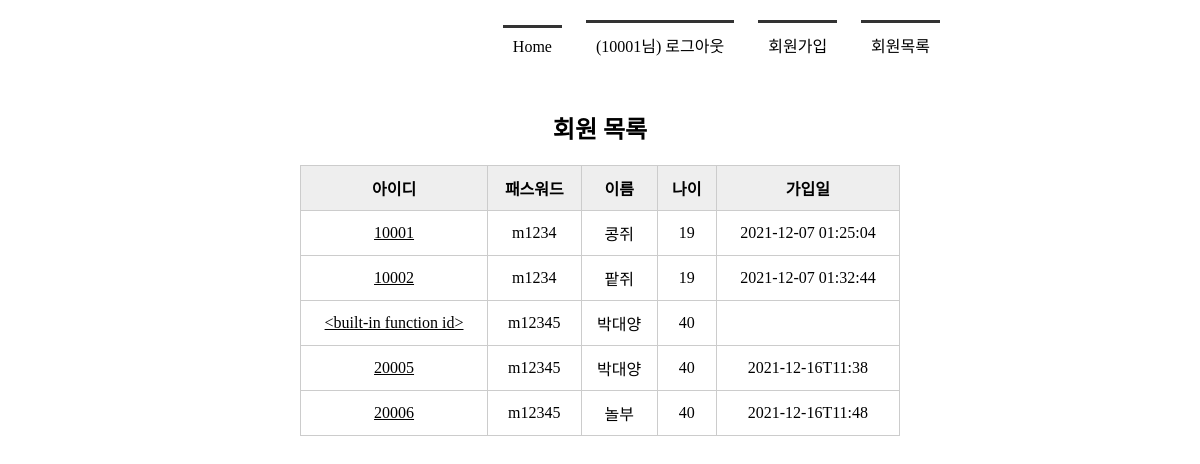
/memberlist (signed in), run on an earlier commit of the app's database.
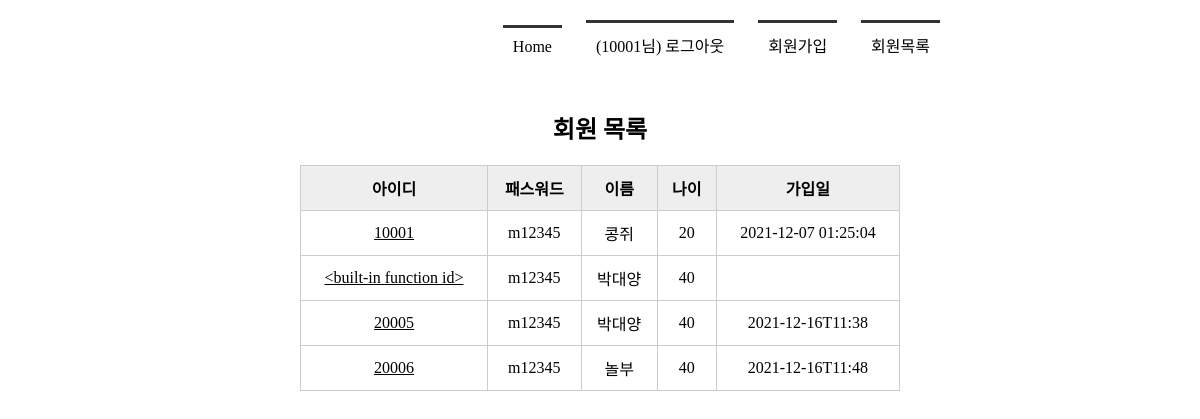
And on a later commit of the database.
### tables this page shows
CREATE TABLE member(
        mid CHAR(5) PRIMARY KEY,
        passwd CHAR(8) NOT NULL,
        name TEXT NOT NULL,
        age INTEGER,
        regDate DATETIME DEFAULT CURRENT_TIMESTAMP
    );

### app.py (the view)
@app.route('/memberlist')
def memberlist():
    conn = getconn()
    cur = conn.cursor()
    sql = "SELECT * FROM member"
    cur.execute(sql)
    rs = cur.fetchall()  # db에서 반환 된 자료
    conn.close()
    if 'userID' in session :  #session에 user ID가 존재하면
        ssid = session.get('userID')  #session을 가져옴
        return render_template('memberlist.html', ssid = ssid, rs=rs)
    else:
        return render_template('memberlist.html')

### app.py (called while the page is built)
def getconn():
    conn = sqlite3.connect('./memberdb.db')
    return conn

### templates/memberlist.html (shortened to what this page needs)
<!DOCTYPE html>
<html lang="en">
<head>
     <link rel="stylesheet" href="{{url_for('static', filename = 'css/style.css') }}">
</head>
<body>
     <div id = "container">
          {% include 'navbar.html' %}
        <section>
            <h1>회원 목록</h1>
            <table>
                <tr>
                    <th>아이디</th><th>패스워드</th><th>이름</th><th>나이</th><th>가입일</th>
                </tr>
                {% for i in rs %}
                <tr>
                    <td><a href="{{url_for('member_view', id=i[0]) }}">{{i[0]}}</a></td>
                    <td>{{i[1]}}</td>
                    <td>{{i[2]}}</td>
                    <td>{{i[3]}}</td>
                    <td>{{i[4]}}</td>
                </tr>
                {% endfor %}
            </table>
        </section>
    </div>
</body>
</html>

### templates/navbar.html
<header>
            <nav>
                <ul>
                {% if session %}
                    <li><a href="{{ url_for('index') }}">Home</a></li>
                    <li><a href="{{ url_for('logout') }}">({{ ssid }}님) 로그아웃</a></li>
                    <li><a href="{{ url_for('register') }}">회원가입</a></li>
                    <li><a href="{{ url_for('memberlist') }}">회원목록</a></li>
                {% else %}
                    <li><a href="{{ url_for('index') }}">Home</a></li>
                    <li><a href="{{ url_for('login') }}">로그인</a></li>
                    <li><a href="{{ url_for('register') }}">회원가입</a></li>
                    <li><a href="{{ url_for('memberlist') }}">회원목록</a></li>
                {% endif %}
                </ul>
            </nav>
        </header>

### static/css/style.css (style rules this page uses)
* { margin : 0 ; padding:0; }
#container { width: 1000px; margin:10px auto; }
header { height : 100px; }
nav ul { list-style : none; text-align:right; margin-right:150px; }
nav ul li { display : inline-block; margin:10px; border-top : 3px solid #333; padding:10px; }
nav ul li a { text-decoration : none; color:#000 }
section { text-align:center }
section table { width:600px; margin:0 auto; border-collapse:collapse }
section h1 { margin-bottom : 20px; }
section table, th,td { border : 1px solid #ccc; padding:10px }
section table th { background-color : #eee }
section table a { color:#000; }

What changed in the data, as far as the page shows it:
removed member: mid "10002", passwd "m1234", name "팥쥐", age "19", regDate "2021-12-07 01:32:44"
changed member "콩쥐": passwd "m1234" → "m12345"; age "19" → "20"
